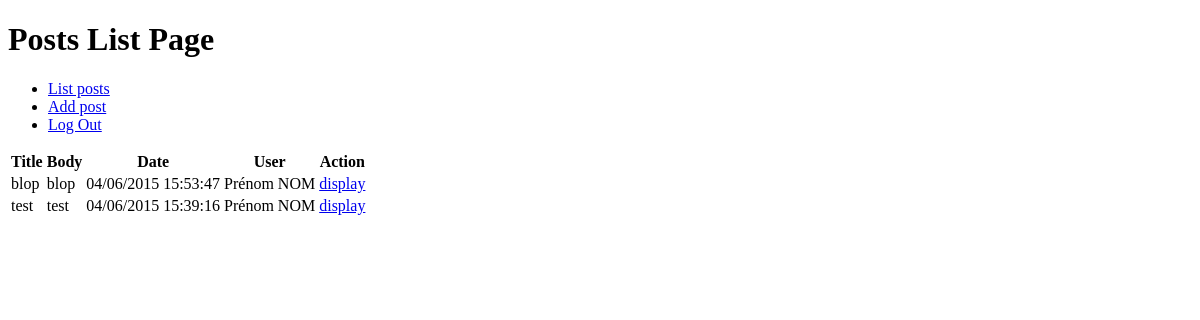
Page /postList.php (signed in) on the earlier database version.
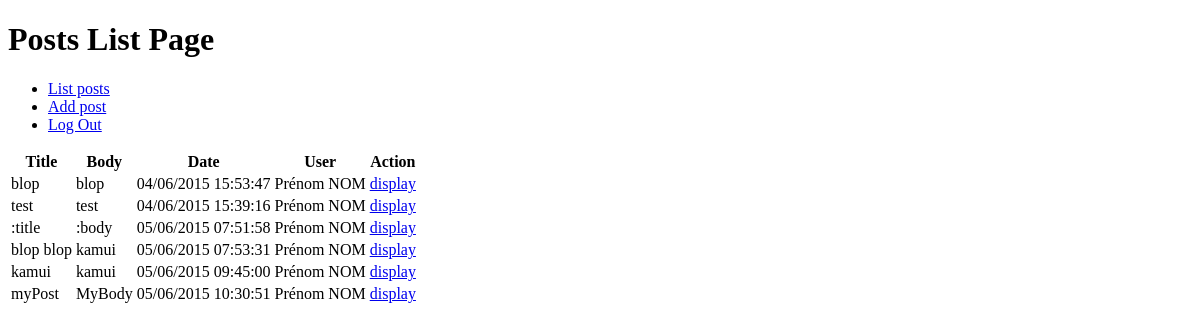
Same page on the later database version.
### tables this page shows
CREATE TABLE IF NOT EXISTS `posts` (
  `id` int(10) unsigned NOT NULL AUTO_INCREMENT,
  `title` varchar(255) NOT NULL,
  `body` text NOT NULL,
  `publicationDate` int(11) NOT NULL,
  `userID` int(10) unsigned NOT NULL,
  PRIMARY KEY (`id`)
);

CREATE TABLE IF NOT EXISTS `users` (
  `id` int(10) unsigned NOT NULL AUTO_INCREMENT,
  `email` varchar(255) NOT NULL,
  `password` varchar(255) NOT NULL,
  `firstname` varchar(255) NOT NULL,
  `lastname` varchar(255) NOT NULL,
  PRIMARY KEY (`id`)
);

### classes/manager/AbstractPdoManager.class.php (called while the page is built, shortened)
<?php
class AbstractPdoManager
{
	protected static $dtblist = array();
	public function __construct($dsn=null, $username=null, $password=null, $prefix='')
	{
		$dsn = is_null($dsn) ? DB_DSN : $dsn;
		$username = is_null($username) ? DB_USER : $username;
		$password = is_null($password) ? DB_PASSWD : $password;
		$hash = $prefix.md5($dsn.$username.$password);
		if(!isset(self::$dtblist[$hash]))
		{
			$options = array(
				PDO::MYSQL_ATTR_INIT_COMMAND => 'SET NAMES utf8',
				PDO::ATTR_EMULATE_PREPARES => false
			);
			self::$dtblist[$hash] = new PDO($dsn, $username, $password, $options);
		}
		$this->dtb = self::$dtblist[$hash];
	}
}

### classes/manager/PdoPostManager.class.php (called while the page is built, shortened)
<?php
require_once(__DIR__.'/AbstractPdoManager.class.php');
require_once(__DIR__.'/PdoUserManager.class.php');
require_once(__DIR__.'/PdoCommentManager.class.php');
require_once(__DIR__.'/../entities/Post.class.php');
require_once(__DIR__.'/../entities/User.class.php');
require_once(__DIR__.'/../entities/Comment.class.php');
class PdoPostManager extends AbstractPdoManager implements PostManager
{
	public function findAllPosts()
	{
		$stmt = $this->dtb->prepare('SELECT * FROM posts');
		$stmt->execute();
		$data = array();
		$UM = new PdoUserManager();
		$CM = new PdoCommentManager();
		while($d = $stmt->fetch(PDO::FETCH_OBJ))
		{
			$data[] = new Post($d->id, $d->title, $d->body, $d->publicationDate, $UM->findUserById($d->userID), $CM->findAllCommentsForPostId($d->id));
		}
		return $data;
	}
}

### classes/manager/PdoUserManager.class.php (called while the page is built, shortened)
<?php
require_once(__DIR__.'/AbstractPdoManager.class.php');
require_once(__DIR__.'/../entities/User.class.php');
class PdoUserManager extends AbstractPdoManager implements UserManager
{
	public function findUserById($id)
	{
		$stmt = $this->dtb->prepare('SELECT * FROM users WHERE id = :id');
		$stmt->bindValue(':id', $id, PDO::PARAM_INT);
		$stmt->execute();
		$data = $stmt->fetchAll(PDO::FETCH_CLASS|PDO::FETCH_PROPS_LATE, 'User', array('id', 'lastname', 'firstname', 'email', 'password'));
		return $data[0];
	}
}

### classes/manager/PdoCommentManager.class.php (called while the page is built, shortened)
<?php
require_once(__DIR__.'/AbstractPdoManager.class.php');
require_once(__DIR__.'/PdoUserManager.class.php');
require_once(__DIR__.'/../entities/Post.class.php');
require_once(__DIR__.'/../entities/User.class.php');
require_once(__DIR__.'/../entities/Comment.class.php');
class PdoCommentManager extends AbstractPdoManager implements CommentManager
{
	public function findAllCommentsForPostId($pid)
	{
		$stmt = $this->dtb->prepare('SELECT * FROM comments WHERE postID = :pid');
		$stmt->bindValue(':pid', $pid, PDO::PARAM_INT);
		$stmt->execute();
		$data = array();
		$UM = new PdoUserManager();
		while($d = $stmt->fetch(PDO::FETCH_OBJ))
		{
			$c = new Comment();
			$c->setId($d->id);
			$c->setBody($d->body);
			$c->setUser($UM->findUserById($d->userID));
			$c->setPublicationDate($d->publicationDate);
			$data[] = $c;
		}
		return $data;
	}
}

### classes/entities/Post.class.php (called while the page is built, shortened)
<?php
class Post
{
	private $id;
	private $title;
	private $body;
	private $publicationDate;
	private $user;
	public function __construct($id, $title, $body, $publicationDate, $user=null, $comments=null)
	{
		$this->id = $id;
		$this->title = $title;
		$this->body = $body;
		$this->publicationDate = $publicationDate;
		$this->user = $user;
	}
	public function getId()
	{
		return $this->id;
	}
	public function getTitle()
	{
		return $this->title;
	}
	public function getBody()
	{
		return $this->body;
	}
	public function getPublicationDate()
	{
		return $this->publicationDate;
	}
	public function getUser()
	{
		return $this->user;
	}
}

### classes/entities/User.class.php (called while the page is built, shortened)
<?php
class User
{
	public function __get($varname)
	{
		return $this->{$varname};
	}
}

### classes/entities/Comment.class.php (called while the page is built, shortened)
<?php
class Comment
{
	public function __call($name, $args)
	{
		$varname = lcfirst(substr($name, 3));
		if (strncasecmp($name, "get", 3) === 0)
		{
			return $this->$varname;
		}
		else if(strncasecmp($name, "set", 3) === 0)
		{
			return $this->$varname = $args[0];
		}
	}
}

### postList.php (the view, shortened to what this page needs)
<?php
require_once(__DIR__.'/classes/manager/PdoPostManager.class.php');
require_once(__DIR__.'/classes/entities/User.class.php');
if(!isset($_SESSION['user'])):
	header('Location: ./login.php');
else:
$PM = new PdoPostManager();
?>
<!doctype html>
<head>
</head>
<body>
	<h1>Posts List Page</h1>
	<?php include('./inc/menu.php'); ?>
	<table>
		<tr>
			<th>Title</th>
			<th>Body</th>
			<th>Date</th>
			<th>User</th>
			<th>Action</th>
		</tr>
		<?php foreach($PM->findAllPosts() as $post): ?>
		<tr>
			<td><?=$post->getTitle()?></td>
			<td><?=$post->getBody()?></td>
			<td><?=date('d/m/Y H:i:s', $post->getPublicationDate())?></td>
			<td><?=$post->getUser()->firstname.' '.$post->getUser()->lastname?></td>
			<td>
				<a href="display.php?id=<?=$post->getId()?>">display</a>
		</tr>
		<?php endforeach; ?>
	</table>
</body>
</html>
<?php
	endif;
?>

### inc/menu.php
<ul>
	<?php if(isset($_SESSION['user'])): ?>
	<li><a href="./postList.php">List posts</a></li>
	<li><a href="./addPost.php">Add post</a></li>
	<li><a href="./logout.php">Log Out</a></li>
	<?php else: ?>
	<li><a href="./login.php">Log In</a></li>
	<?php endif; ?>
</ul>

Differences in the rows shown:
added posts: title ":title", body ":body", publicationDate "05/06/2015 07:51:58", userID.firstname "Prénom", userID.lastname "NOM"
added posts: title "blop blop", body "kamui", publicationDate "05/06/2015 07:53:31", userID.firstname "Prénom", userID.lastname "NOM"
added posts: title "kamui", body "kamui", publicationDate "05/06/2015 09:45:00", userID.firstname "Prénom", userID.lastname "NOM"
added posts: title "myPost", body "MyBody", publicationDate "05/06/2015 10:30:51", userID.firstname "Prénom", userID.lastname "NOM"
